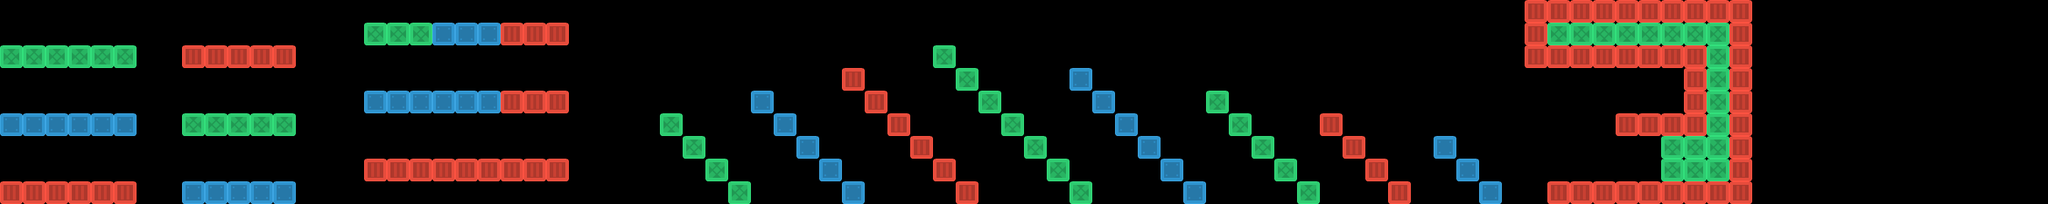

Below is a game level as drawn by its tile map, then a one-line description and the .tmx that defines it (tile-layer data replaced by summaries):
An orthogonal 90x9 tile map with 32x32 px tiles, 3 tile layers (blue, green, red), 3 tilesets and 16 objects.

<map version="1.0" tiledversion="1.0.2" orientation="orthogonal" renderorder="left-up" width="90" height="9" tilewidth="32" tileheight="32" nextobjectid="21">
 <tileset firstgid="1" source="greenBlock.tsx" />
 <tileset firstgid="2" source="blueBlock.tsx" />
 <tileset firstgid="3" source="redBlock.tsx" />
 <objectgroup name="spawnPoint" visible="0">
  <object id="1" x="720" y="1036" width="330" height="26">
   <ellipse />
  </object>
  <object id="2" x="20" y="8">
   <ellipse />
  </object>
 </objectgroup>
 <objectgroup name="coins">
  <object id="4" x="2240" y="224">
   <ellipse />
  </object>
  <object id="5" x="2208" y="224">
   <ellipse />
  </object>
  <object id="6" x="2208" y="192">
   <ellipse />
  </object>
  <object id="7" x="2240" y="192">
   <ellipse />
  </object>
  <object id="9" x="2036" y="164">
   <ellipse />
  </object>
  <object id="10" x="1876" y="129.333">
   <ellipse />
  </object>
  <object id="11" x="1713.33" y="94.6667">
   <ellipse />
  </object>
  <object id="13" x="1518.67" y="66.6667">
   <ellipse />
  </object>
  <object id="14" x="1332" y="33.3333">
   <ellipse />
  </object>
  <object id="15" x="1196" y="65.3333">
   <ellipse />
  </object>
  <object id="16" x="1072" y="93.3333">
   <ellipse />
  </object>
  <object id="17" x="948" y="128">
   <ellipse />
  </object>
  <object id="20" x="2224" y="206.667">
   <ellipse />
  </object>
 </objectgroup>
 <objectgroup name="end" visible="0">
  <object id="3" x="2272" y="224">
   <ellipse />
  </object>
 </objectgroup>
 <layer name="blue" width="90" height="9">
  <data>[810 cells, 34 non-empty, 1 distinct tile ids]</data>
 </layer>
 <layer name="green" width="90" height="9">
  <data>[810 cells, 49 non-empty, 1 distinct tile ids]</data>
 </layer>
 <layer name="red" width="90" height="9">
  <data>[810 cells, 77 non-empty, 1 distinct tile ids]</data>
 </layer>
</map>
